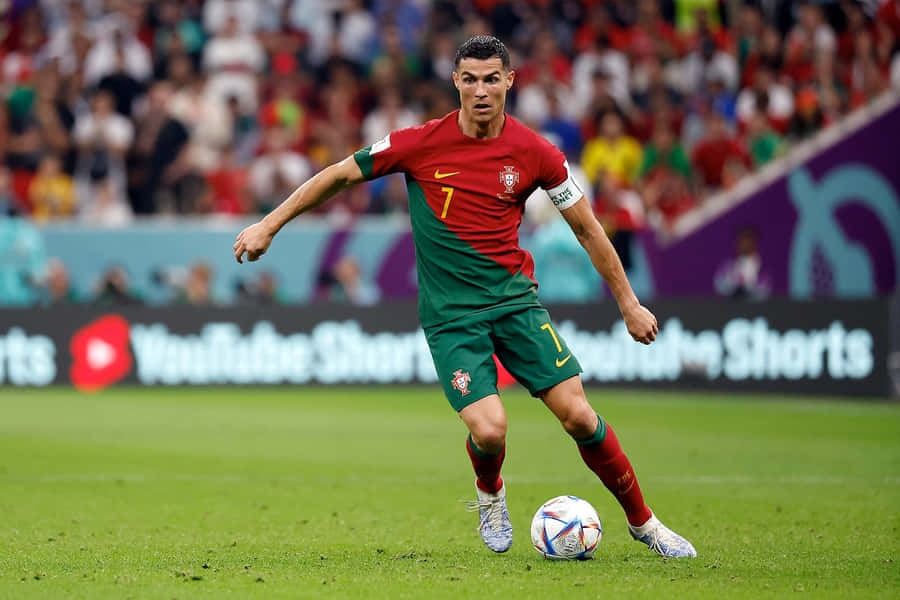
#> input picture Part 2 A/Image1.jpg, 900 x 600 px
$ python manual_blend.py Image1.jpg Image2.jpg
#> lines starting #> are read from the running program, lines starting #| are printed output that depends on the picture
# manual_blend.py

import cv2
import numpy as np
import argparse

def manual_blend(img1: np.ndarray, img2: np.ndarray, alpha: float) -> np.ndarray:
    """
    Blend two images using the formula:
        blended = (1 - alpha)*img1 + alpha*img2
    without using cv2.addWeighted.
    """
    # 1) Ensure same dimensions
    if img1.shape != img2.shape:
        img2 = cv2.resize(img2, (img1.shape[1], img1.shape[0]))

    # 2) Convert to float32 to avoid overflow/rounding errors
    f1 = img1.astype(np.float32)
    f2 = img2.astype(np.float32)

    # 3) Compute weighted sum
    blended_f = (1.0 - alpha) * f1 + alpha * f2

    # 4) Clip to [0,255] and convert back to uint8
    blended = np.clip(blended_f, 0, 255).astype(np.uint8)
    return blended

def main():
    parser = argparse.ArgumentParser(
        description="Manually blend two images with NumPy (no cv2.addWeighted)."
    )
    parser.add_argument("img1", help="Path to first image")
    parser.add_argument("img2", help="Path to second image")
    parser.add_argument(
        "-a", "--alpha", type=float, default=0.5,
        help="Blending factor α (0.0 – 1.0)."
    )
    args = parser.parse_args()

    # Validate alpha
    if not (0.0 <= args.alpha <= 1.0):
        parser.error("Alpha must be between 0.0 and 1.0")

    # Load images
    img1 = cv2.imread(args.img1)
#> img1 is the input picture: shape (600, 900, 3); mean B, G, R 84.7, 114.2, 114.2
    img2 = cv2.imread(args.img2)
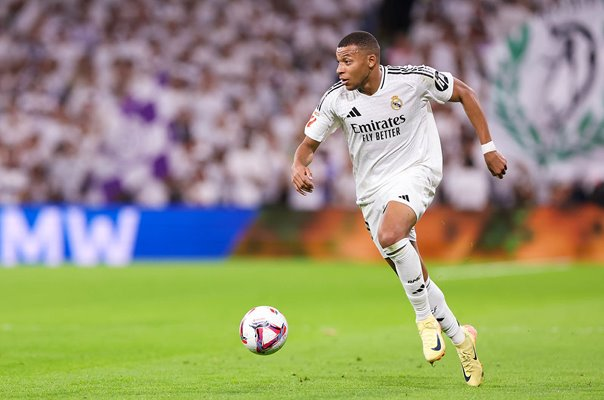
#> input picture Part 2 A/Image2.jpg, 604 x 400 px
#> img2 is the input picture: shape (400, 604, 3); mean B, G, R 118.4, 148.7, 150
    if img1 is None or img2 is None:
        parser.error("Could not load one of the images.")

    # Blend
    blended = manual_blend(img1, img2, args.alpha)
#> in manual_blend, `blended_f = (1.0 - alpha) * f1 + alpha * f2`:
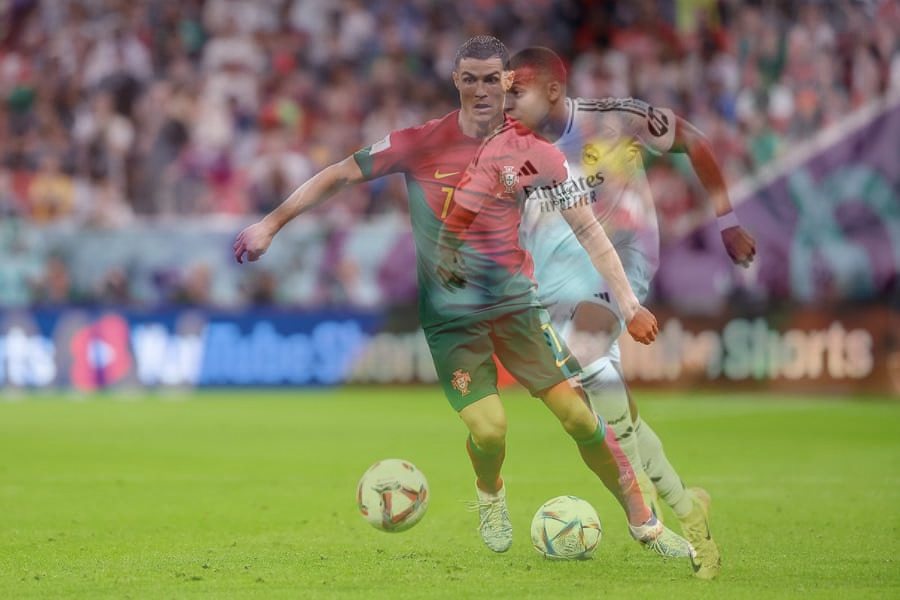
#> blended_f: shape (600, 900, 3) float32; mean B, G, R 101.5, 131.4, 132

    # Display and save
    cv2.imshow("Manual Blend", blended)
    cv2.imwrite("manual_blend.jpg", blended)
    print(f"Saved blended image as 'manual_blend.jpg' with α={args.alpha}")
    cv2.waitKey(0)
    cv2.destroyAllWindows()

if __name__ == "__main__":
    main()
